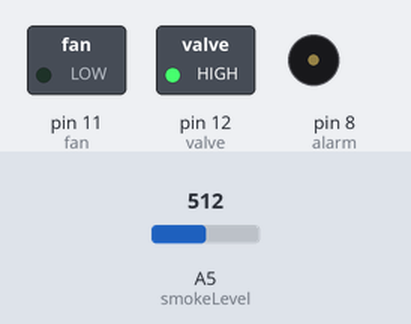
A sketch run on a simulated Arduino Uno, built with avr-gcc and run on an emulated ATmega328P. Parts: switched loads named in the sketch (green lamp = pin HIGH), buzzer (waves = sounding). Inputs (shaded band) come from the test bench; at power-on: A5 (smokeLevel) = 512. The modem accepts every AT command (registered, SIM ready, sends succeed) and sends nothing else; what the sketch prints to the serial monitor is not drawn.

Above: at 2.2 s.
2.3 s: A5 (smokeLevel) set to 364
At 4.9 s:
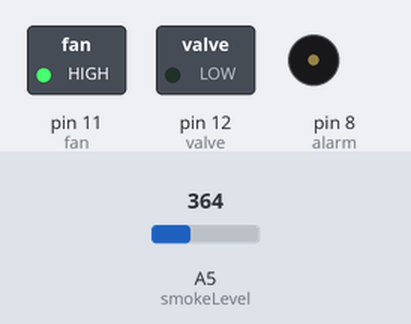
8.4 s: A5 (smokeLevel) set to 339
At 9.8 s:
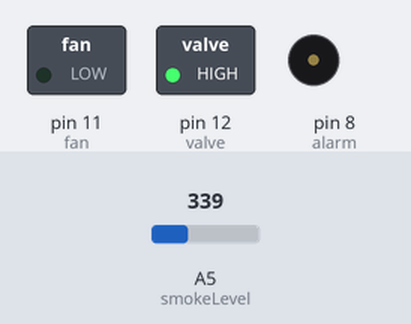
Timing chart, 0 to 11.4 s (numbered marks = the images above; inputs shaded):
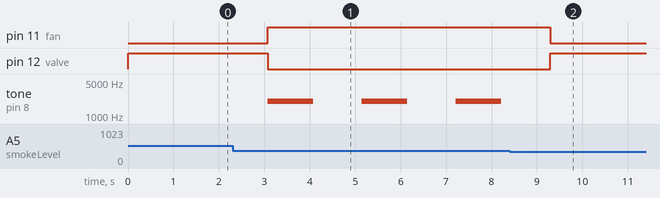

Measured:
- the behaviour switches between 351 and 350 on A5 (smokeLevel) (found by bisection; images 1 and 2)
- after the input at 8.4 s, pin 11 (fan): HIGH → LOW after 0.89 s; pin 12 (valve): LOW → HIGH after 0.89 s; tone on pin 8 (alarm): stops changing and stays silent
- by itself, tone on pin 8 (alarm): alternates 2000 Hz for 1.0 s and silent for 1.1 s

The sketch:

gasleak.ino
```cpp
#include <SoftwareSerial.h>

//Create software serial object to communicate with SIM900
SoftwareSerial mySerial(9, 10); //SIM900 Tx & Rx is connected to Arduino #7 & #8

int alarm = 8;
int smokeLevel = A5;
int threVal = 350;
int fan = 11;
int valve = 12;

void setup()
{
  //SIM900power();
  //Begin serial communication with Arduino and Arduino IDE (Serial Monitor)
  Serial.begin(9600);

  //Begin serial communication with Arduino and SIM900
  mySerial.begin(9600);

  pinMode(alarm,OUTPUT);
  pinMode(fan, OUTPUT);
  pinMode(valve, OUTPUT);
  pinMode(smokeLevel,INPUT);
  digitalWrite(valve, HIGH);
  Serial.println("Initializing...");
  delay(1000);
}

void loop()
{
  int sensorVal = analogRead(smokeLevel);

  Serial.println(sensorVal);
  if(sensorVal > threVal){
    sendSMS();
    tone(alarm,2000,1000);
    digitalWrite(fan, HIGH);
    digitalWrite(valve, LOW);
    }
  else{
    noTone(alarm);
    digitalWrite(fan, LOW);
    digitalWrite(valve, HIGH);
    }
}

void sendSMS()
{
  mySerial.println("AT"); //Handshaking with SIM900
  updateSerial();

  mySerial.println("AT+CMGF=1"); // Configuring TEXT mode
  updateSerial();
  mySerial.println("AT+CMGS=\"+zzxxxxxxxxx\"");//change ZZ with country code and xxxxxxxxxxx with phone number to sms
  updateSerial();
  mySerial.print("Gas leakage detected!! 😃"); //text content
  updateSerial();
  mySerial.write(26);
}

void updateSerial()
{
  delay(500);
  while (Serial.available())
  {
    mySerial.write(Serial.read());//Forward what Serial received to Software Serial Port
  }
  while(mySerial.available())
  {
    Serial.write(mySerial.read());//Forward what Software Serial received to Serial Port
  }
}
```
